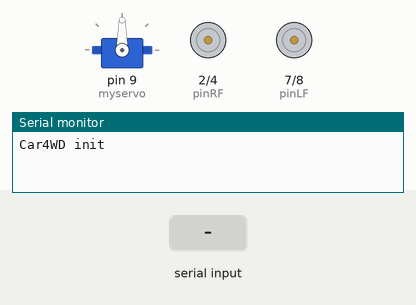
Simulated run of this sketch. Board: Arduino Uno, built with avr-gcc and run on an emulated ATmega328P. Shown: servo, motor-driver pin pairs drawn as motors (green arrow = first pin HIGH = forward, orange = second pin HIGH = backward, longer = more drive), the last lines printed to the serial monitor. The inputs (shaded band) are chosen by the test bench.

Above: at 1.2 s.
1.3 s: "U" received over Serial
At 1.9 s:
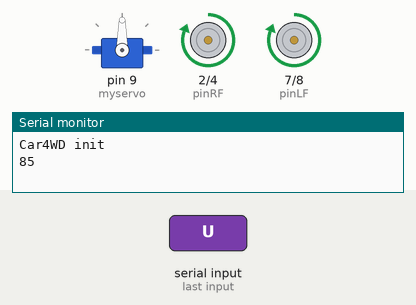
2.8 s: "D" received over Serial
At 4.0 s:
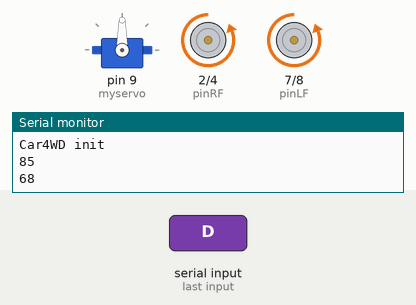
4.3 s: "L" received over Serial
At 5.4 s:
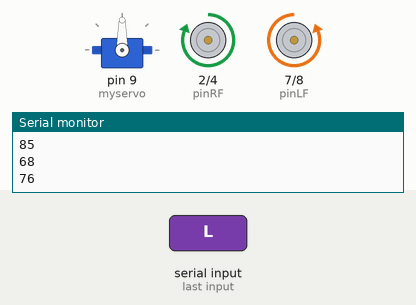
5.8 s: "R" received over Serial
At 6.5 s:
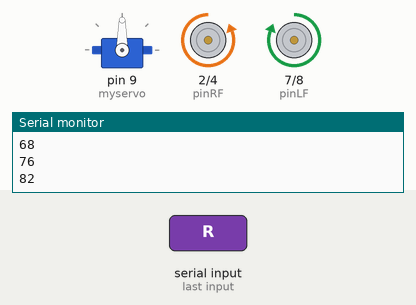
Timing chart, 0 to 8.3 s (numbered marks = the images above; inputs shaded):
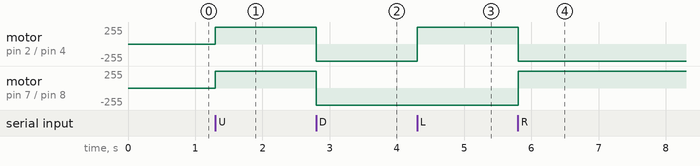

The sketch:

bluetooth-remote.ino
```cpp
#include <Servo.h>
#include <Wire.h>                //including the libraries of I2C

/*
    motor
*/
// right
int pinRF = 2;
int pinRB = 4;
// left
int pinLF = 7;
int pinLB = 8;

int powerR = 5;
int powerL = 6;

int outputR = 160;
int outputL = 248;

int outputRLess = 100;
int outputLLess = 80;

/*
   Ultrasonic
*/
int usEcho = 11;
int usTrig = 12;

int Fspeedd = 0;      // forward speed
int Rspeedd = 0;      // right speed
int Lspeedd = 0;      // left speed

char directionn = 0;   // front=8 back=2 left=4 right=6
Servo myservo;        // setting myservo
int delay_time = 250; // time for servo motor turning backward

char Fgo = 8;         // going forward
char Rgo = 6;         // turning right
char Lgo = 4;         // turning left
char Bgo = 2;         // turning backward

/*
   Bluetooth
*/
unsigned char Bluetooth_val
;       //defining variable val


void setup()
{
  Serial.begin(9600);
  pinMode(pinRF, OUTPUT);
  pinMode(pinRB, OUTPUT);
  pinMode(pinLB, OUTPUT);
  pinMode(pinLF, OUTPUT);
  pinMode(powerR, OUTPUT);
  pinMode(powerL, OUTPUT);

  analogWrite(powerR, outputR);
  analogWrite(powerL, outputL);

  pinMode(usTrig, OUTPUT);
  pinMode(usEcho, INPUT);

  myservo.attach(9);    // defining output pin9 of motor
  Serial.println("Car4WD init");
}

void setSpeed(int rightSpeed, int leftSpeed) {
  analogWrite(powerR, rightSpeed);
  analogWrite(powerL, leftSpeed);
}

void stop() {
//  setSpeed(100, 75);
//  delay(200);
//  setSpeed(50, 25);
//  delay(100);

  setSpeed(0, 0);
}

void fwd() {
  setSpeed(outputR, outputL);
  digitalWrite(pinRF, HIGH);
  digitalWrite(pinRB, LOW);
  digitalWrite(pinLF, HIGH);
  digitalWrite(pinLB, LOW);
}

void bcwd() {
  setSpeed(outputR, outputL);
  digitalWrite(pinRF, LOW);
  digitalWrite(pinRB, HIGH);
  digitalWrite(pinLF, LOW);
  digitalWrite(pinLB, HIGH);
}


void left() {
  setSpeed(outputR/2, outputL);
  digitalWrite(pinRF, HIGH);
  digitalWrite(pinRB, LOW);
  digitalWrite(pinLF, LOW);
  digitalWrite(pinLB, HIGH);
}


void right() {
  setSpeed(outputR, outputL/4);
  digitalWrite(pinRF, LOW);
  digitalWrite(pinRB, HIGH);
  digitalWrite(pinLF, HIGH);
  digitalWrite(pinLB, LOW);
}

void move(char nextDirection) {
  if (directionn != nextDirection) {
    directionn = nextDirection;
    stop();

    if (nextDirection == Fgo) {
      fwd();
    }
    if (nextDirection == Bgo) {
      bcwd();
    }
    if (nextDirection == Lgo) {
      left();
    }
    if (nextDirection == Rgo) {
      right();
    }
  }
}

void btLoop() {
  if (Serial.available()) //to judge whether the serial port receives the data.
  {
    Bluetooth_val = Serial.read(); //reading (Bluetooth) data of serial port,giving the value of val;
    Serial.println(Bluetooth_val);
    char nextDirection = 0;
    switch (Bluetooth_val)
    {
      case 'U':
        nextDirection = Fgo;
        break;
      case 'D':
        nextDirection = Bgo;
        break;
      case 'L':
        nextDirection = Lgo;
        break;
      case 'R':
        nextDirection = Rgo;
        break;
      case 'S': stop();
        break;
    }

    move(nextDirection);
  }
}

void loop()
{
  btLoop();
}
```

Measured:
- after the input at 1.3 s, motor on pin 2 (pinRF) / pin 4 (pinRB), motor on pin 7 (pinLF) / pin 8 (pinLB): stopped → forward 255/255 at once
- after the input at 2.8 s, motor on pin 2 (pinRF) / pin 4 (pinRB), motor on pin 7 (pinLF) / pin 8 (pinLB): forward 255/255 → backward 255/255 at once
- after the input at 4.3 s, motor on pin 2 (pinRF) / pin 4 (pinRB): backward 255/255 → forward 255/255 at once
- after the input at 5.8 s, motor on pin 2 (pinRF) / pin 4 (pinRB): forward 255/255 → backward 255/255 at once; motor on pin 7 (pinLF) / pin 8 (pinLB): backward 255/255 → forward 255/255 at once
